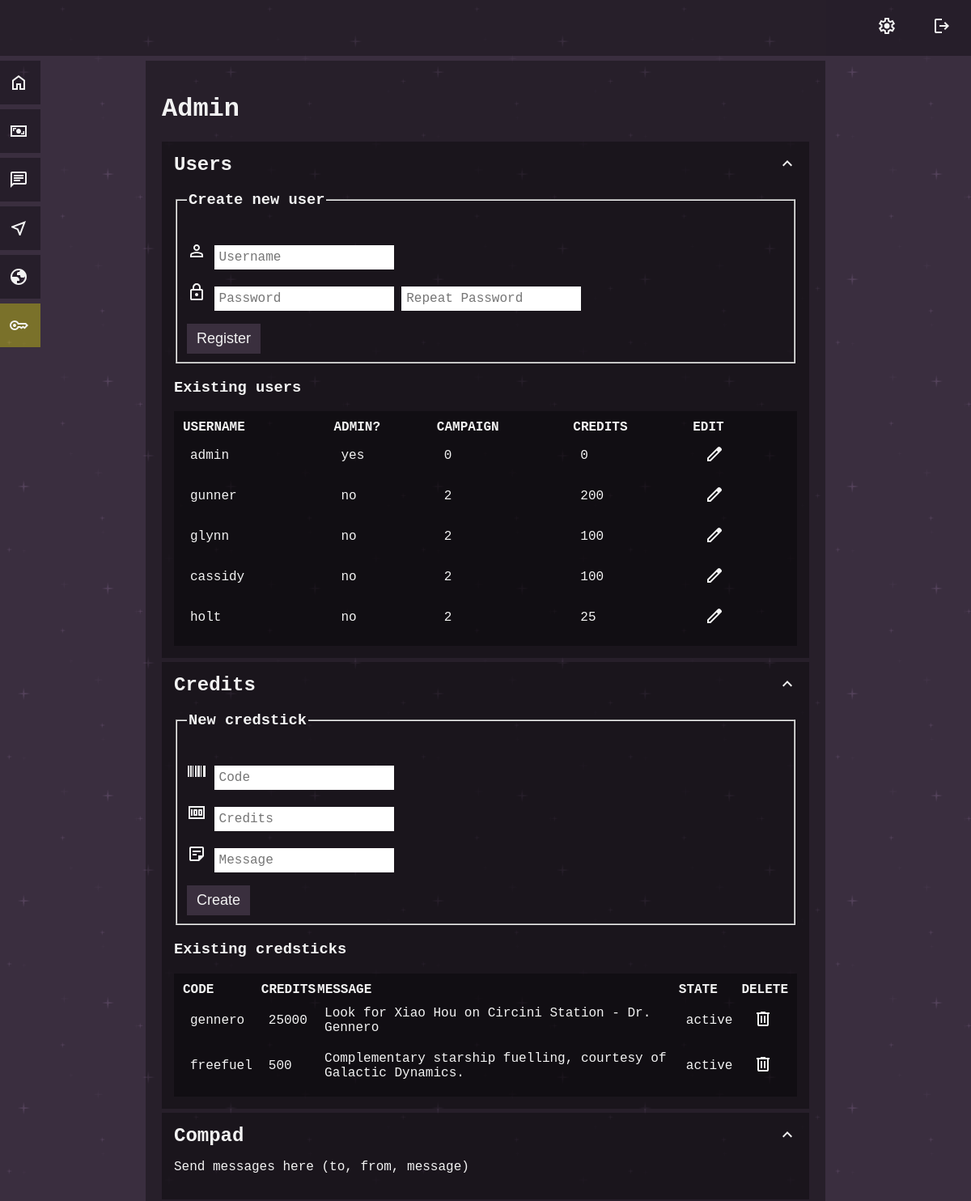
Page /admin (signed in, upper part) on the earlier database version.
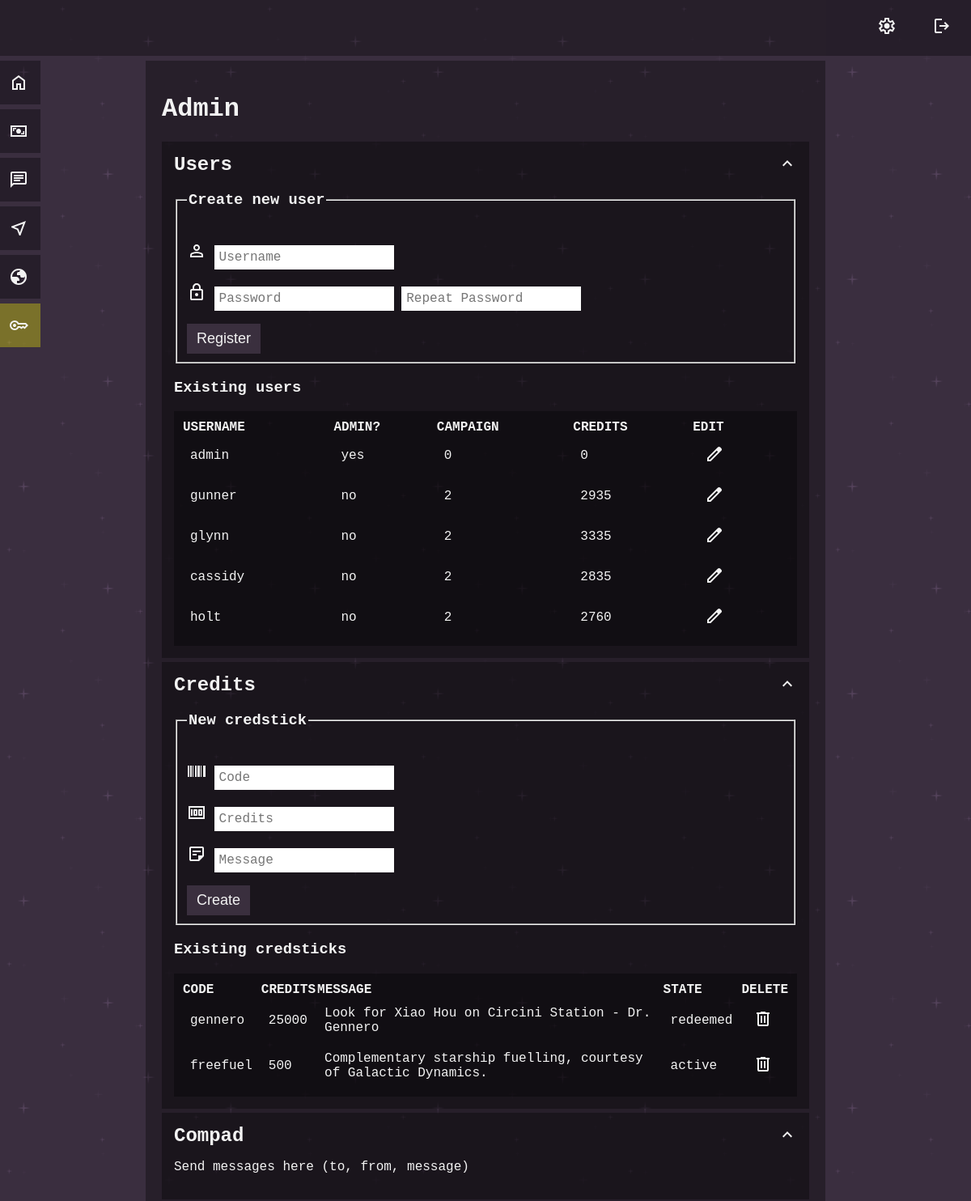
Same page on the later database version.
### tables this page shows
CREATE TABLE users (
id INTEGER PRIMARY KEY AUTOINCREMENT NOT NULL,
username TEXT NOT NULL UNIQUE,
hash TEXT NOT NULL,
admin INTEGER DEFAULT 0,
credits INTEGER DEFAULT 0, campaign INTEGER);

CREATE TABLE credsticks (
id INTEGER PRIMARY KEY AUTOINCREMENT NOT NULL,
code TEXT NOT NULL UNIQUE,
credits INTEGER,
state INTEGER DEFAULT 0,
message TEXT
);

### app.py (the view)
@app.route("/admin")
@login_required
def admin():
    if session.get("admin") != 1:
        return render_template("error.html", error_message="administrator access only")
    user_list = db.execute("SELECT * FROM users ORDER BY id")
    credsticks_list = db.execute("SELECT * FROM credsticks ORDER BY id")
    starmap_directory = os.listdir(os.path.join(app.static_folder, 'starmaps'))
    starmap_urls = [file for file in starmap_directory if file.endswith('.jpg')]
    starmap_db = db.execute("SELECT * FROM starmaps;")
    starmap_db_urls = []
    for db_entry in starmap_db:
        starmap_db_urls.append(db_entry["url"])
    unassigned_starmaps = []
    for instance in starmap_urls:
        if instance not in starmap_db_urls:
            unassigned_starmaps.append(instance)
    return render_template(
        "admin.html",
        user_list=user_list,
        credsticks_list=credsticks_list,
        unassigned_starmaps=unassigned_starmaps,
        starmap_db=starmap_db,
        )

### app.py (called while the page is built)
@app.context_processor
def inject_admin_status():
    admin_status = session.get("admin", 0)
    return dict(admin=admin_status)

@app.after_request
def after_request(response):
    response.headers["Cache-Control"] = "no-cache, no-store, must-revalidate"
    response.headers["Expires"] = 0
    response.headers["Pragma"] = "no-cache"
    return response

### helpers.py (called while the page is built)
def login_required(f):
    @wraps(f)
    def decorated_function(*args, **kwargs):
        if session.get("user_id") is None:
            return redirect("/login")
        return f(*args, **kwargs)
    return decorated_function

### templates/admin.html (shortened to what this page needs)
{% extends "layout.html" %}
{% block main %}
<h1>Admin</h1>
<div class="darker">
    <h2 class="cursor_pointer" onclick="collapseSegment('admin_user_list', 'admin_user_list_expand')">
        Users
        <img class="float_right" id="admin_user_list_expand" src="static\icon-arrow-up.svg" />
    </h2>
    <div class="collapsible" id="admin_user_list">
        <div>
            <form action="/register" method="post">
                <fieldset>
                    <legend>
                        <h3>Create new user</h3>
                    </legend>
                    <p>
                        <img src="static\icon-user.svg" alt="username" />
                        <input autocomplete="off" name="username" placeholder="Username" type="text"
                            id="new_user_username" />
                    </p>
                    <p>
                        <img src="static\icon-lock.svg" alt="password" />
                        <input name="password" placeholder="Password" type="password" id="new_user_password" />
                        <input name="confirmation" placeholder="Repeat Password" type="password"
                            id="new_user_confirm_password" />
                    </p>
                    <button type="submit" class="ui_button" id="new_user_register_button">Register</button>
                </fieldset>
            </form>
        </div>
        <h3>Existing users</h3>
        <table class="dark_table">
            <thead>
                <tr>
                    <th>USERNAME</th>
                    <th>ADMIN?</th>
                    <th>CAMPAIGN</th>
                    <th>CREDITS</th>
                    <th>EDIT</th>
                </tr>
            </thead>
            <tbody>
                {% for entry in user_list %}
                <tr>
                    <td>
                        {{ entry.username }}
                    </td>
                    <td>
                        {% if entry.admin == 1 %}
                        {{ "yes" }}
                        {% else %}
                        {{ "no" }}
                        {% endif %}
                    </td>
                    <td>
                        {{ entry.campaign }}
                    </td>
                    <td>
                        {{ entry.credits }}
                    </td>
                    <td>
                        <form action="{{ url_for('edit_user', edit_user_id=entry.id)}}" method="GET"
                            style="display: inline;">
                            <button type="submit" class="cursor_pointer" style="border: none; background: none;"
                                id="edit_user_{{ entry.username }}">
                                <img src="static\icon-edit.svg" alt="edit" />
                            </button>
                        </form>
                    </td>
                </tr>
                {% endfor %}
            </tbody>
        </table>
    </div>
</div>
<div class="darker">
    <h2 class="cursor_pointer" onclick="collapseSegment('admin_credits', 'admin_credits_expand')">
        Credits
        <img class="float_right" id="admin_credits_expand" src="static\icon-arrow-up.svg" />
    </h2>
    <div class="collapsible" id="admin_credits">
        <div>
            <form action="/credstick" method="post">
                <fieldset>
                    <legend>
                        <h3>New credstick</h3>
                    </legend>
                    <p>
                        <img src="static\icon-code.svg" alt="code" />
                        <input autocomplete="off" name="credstick_code" placeholder="Code" type="text"
                            id="new_credstick_code" />
                    </p>
                    <p>
                        <img src="static\icon-money.svg" alt="value" />
                        <input name="credstick_credits" placeholder="Credits" type="number" id="new_credstick_value" />
                    </p>
                    <p>
                        <img src="static\icon-note.svg" alt="message" />
                        <input name="credstick_message" placeholder="Message" type="text" id="new_credstick_message" />
                    </p>
                    <button type="submit" class="ui_button" id="new_credstick_button">Create</button>
                </fieldset>
            </form>
        </div>
        <h3>Existing credsticks</h3>
        <table class="dark_table">
            <thead>
                <tr>
                    <th>CODE</th>
                    <th>CREDITS</th>
                    <th>MESSAGE</th>
                    <th>STATE</th>
                    <th>DELETE</th>
                </tr>
            </thead>
            <tbody>
                {% for stick in credsticks_list %}
                <tr>
                    <td>
                        {{ stick.code }}
                    </td>
                    <td>
                        {{ stick.credits }}
                    </td>
                    <td>
                        {{ stick.message }}
                    </td>
                    <td>
                        {% if stick.state == 0 %}
                        {{ "active" }}
                        {% else %}
                        {{ "redeemed" }}
                        {% endif %}
                    </td>
                    <td>
                        <form action="{{ url_for('remove_credstick', credstick_id=stick.id)}}" method="POST"
                            style="display: inline;">
                            <button type="submit" class="cursor_pointer" style="border: none; background: none;"
                                id="remove_credstick_{{ stick.code }}">
                                <img src="static\icon-bin.svg" alt="delete" />
                            </button>
                        </form>
                    </td>
                </tr>
                {% endfor %}
            </tbody>
        </table>
    </div>
</div>
<div class="darker">
    <h2 class="cursor_pointer" onclick="collapseSegment('admin_compad', 'admin_compad_expand')">
        Compad
        <img class="float_right" id="admin_compad_expand" src="static\icon-arrow-up.svg" />
    </h2>
    <div class="collapsible" id="admin_compad">
        <p>Send messages here (to, from, message)</p>
    </div>
</div>
{% endblock %}

### templates/layout.html (shortened to what this page needs)
<!DOCTYPE html>
<html lang="en">
<head>
    <link href="{{ url_for('static', filename='style_default.css') }}" rel="stylesheet">
</head>
<body>
    <header id="template_header">
        <div>
            {% if session['user_id'] %}
            <a href="/logout" class="float_right"><img src="{{ url_for('static', filename='icon-logout.svg') }}" alt="
                    log out" /></a>
            <a href="/account" class="float_right"><img src="{{ url_for('static', filename='icon-settings.svg') }}" alt="
                account settings" /></a>
            {% endif %}
        </div>
    </header>
    {% if session['user_id'] %}
    <nav>
        <a href="/" id="link_home">
            <img src="{{ url_for('static', filename='icon-home.svg') }}" class="float_right" alt="homepage link" />
        </a>
        <a href="/credits" id="link_credits">
            <img src="{{ url_for('static', filename='icon-credits.svg') }}" class="float_right" alt="credits link" />
        </a>
        <a href="/compad" id="link_compad">
            <img src="{{ url_for('static', filename='icon-compad.svg') }}" class="float_right" alt="compad link" /></a>
        <a href="/starmap" id="link_starmap">
            <img src="{{ url_for('static', filename='icon-starmap.svg') }}" class="float_right" alt="starmap link" />
        </a>
        <a href="/system" id="link_system">
            <img src="{{ url_for('static', filename='icon-system.svg') }}" class="float_right" alt="system link" />
        </a>
        {% if admin == 1 %}
        <a href="/admin" id="link_admin">
            <img src="{{ url_for('static', filename='icon-key.svg') }}" class="float_right" alt="admin page link" />
        </a>
        {% endif %}
    </nav>
    {% endif %}
    <main>
        {% block main %}{% endblock %}
    </main>
</body>
</html>

### static/style_default.css (style rules this page uses)
body { background-color: #392e40; background-image: url("darkPurple.png"); background-repeat: repeat; font-family: "Courier New", Courier, monospace; color: #f3f3f3; }
header { position: fixed; left: 0; top: 0; width: 100%; background-color: rgba(0, 0, 0, 0.33); padding: 20px; overflow: hidden; z-index: -1; transition: top 0.25s; }
header a, header span { float: left; text-align: center; padding-right: 44px; }
main { max-width: 800px; margin-left: auto; margin-right: auto; margin-top: 75px; background-color: rgba(0, 0, 0, 0.33); padding: 20px; }
nav { z-index: 1; position: fixed; left: -10px; top: 0px; }
nav a { position: absolute; left: -100px; transition: 0.3s; padding: 15px; width: 130px; text-decoration: none; font-size: 20px; color: #ffffff; background-color: rgba(0, 0, 0, 0.33); }
#link_home { top: 75px; }
#link_credits { top: 135px; }
#link_compad { top: 195px; }
#link_starmap { top: 255px; }
#link_system { top: 315px; }
#link_admin { top: 375px; background-color: rgba(255, 251, 0, 0.33); }
.darker { background-color: rgba(0, 0, 0, 0.33); padding: 15px; margin-top: 5px; margin-bottom: 5px; }
a { text-decoration: none; color: white; font-weight: bold; }
.float_right { float: right; }
.cursor_pointer { cursor: pointer; }
.collapsible { overflow: hidden; display: block; }
.dark_table { border: none; border-spacing: 0px; width: 100%; background-color: rgba(0, 0, 0, 0.33); padding: 10px; text-align: left; }
.dark_table td { padding: 10px; }
.ui_button, .warning_button { padding: 8px 12px; font-size: large; text-align: center; cursor: pointer; outline: none; color: #f3f3f3; background-color: rgba(58, 47, 62, 1); border: none; }
input { border: none; font-size: 16px; font-family: "Courier New", Courier, monospace; padding: 6px; }

### templates/admin.html (style rules this page uses)
h2 { margin-top: 0px; margin-bottom: 0px; }

Differences in the rows shown:
changed users "gunner": credits "200" → "2935"
changed users "glynn": credits "100" → "3335"
changed users "cassidy": credits "100" → "2835"
changed users "holt": credits "25" → "2760"
changed credsticks "gennero": value "active" → "redeemed"
